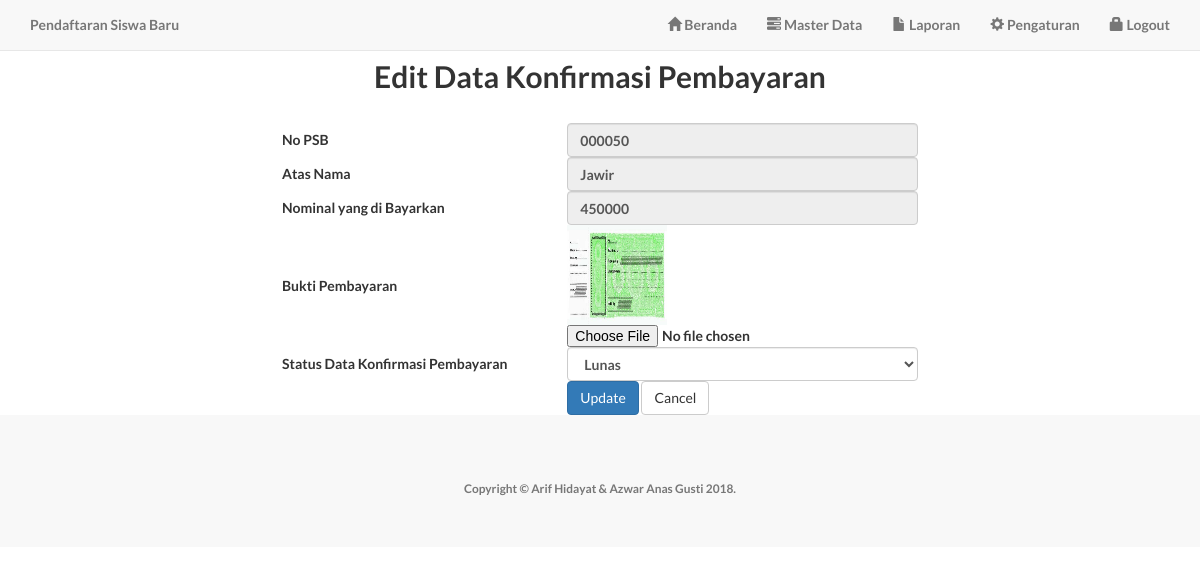
Screenshot of /admin/editpembayaran.php?no_psb=000050 (signed in) with the database file from the repository.
### tables this page shows
CREATE TABLE `pembayaran` (
  `idpembayaran` int(11) NOT NULL,
  `no_psb` varchar(10) DEFAULT NULL,
  `atas_nama` varchar(30) DEFAULT NULL,
  `tgl_bayar` date DEFAULT NULL,
  `nominal` varchar(20) DEFAULT NULL,
  `bukti_pembayaran` varchar(200) DEFAULT NULL,
  `status` int(1) DEFAULT NULL,
  `idadmin` int(11) DEFAULT NULL
);

### admin/editpembayaran.php (the view, shortened to what this page needs)
<?php include 'header.php'; ?>
<?php
$tampil="SELECT * FROM pembayaran WHERE no_psb='".$_GET['no_psb']."'";
$qry=mysql_query($tampil)or die("gagal".mysql_error());
$row=mysql_fetch_array($qry);
$a=$row['no_psb'];
$b=$row['atas_nama'];
$c=$row['nominal'];
$d=$row['bukti_pembayaran'];
$e=$row['status'];
?>
   <form id="form1" name="form1" method="post" action="updatepembayaran.php?no_psb=<?=$a;?>" enctype="multipart/form-data">
   <br><br><h2 align="center">Edit Data Konfirmasi Pembayaran</h2>
   <table width="53%" border="0" align="center">
   <tr><td colspan="7" align="center"><h2 style="font:Tahoma, Geneva, sans-serif; color: #30F;"></h2></td></tr>
    <tr><td>No PSB</td>
    <td><input type="text" name="no_psb" id="no_psb" value="<?php echo $a; ?>" class="form-control" readonly/></td>
    </tr>
    <tr><td>Atas Nama</td>
    <td><input type="text" name="atas_nama" id="atas_nama" value="<?php echo $b;?>" class="form-control" readonly/></td>
    </tr>
<tr>
<td>Nominal yang di Bayarkan</td>
<td><input type="text" name="nominal" id="nominal" onchange="rupiah()" value="<?php echo $c;?>" class="form-control" readonly/></td>
</tr>
   <tr>
<td>Bukti Pembayaran</td>
<td colspan="2"><a href="../assets/img/pembayaran/<?php echo $d; ?>" class "perbesar"><img src='../assets/img/pembayaran/<?php echo $d; ?>' width='100' height='100'></a>
<input type="file" name="bukti"></td></tr>
<tr><td>Status Data Konfirmasi Pembayaran</td>
      <td><select name="status" id="status" class="form-control">
        <option value="1" <?php if (!(strcmp(1, $e))) {echo "selected=\"selected\"";} ?>>Lunas</option>
</select></td>
    </tr>
<tr><td height="23">&nbsp;</td>
<td><input type="hidden" name="update" value="">
<button type="submit" class="btn btn-primary">Update</button>
<a href="datapembayaran.php" class="btn btn-default">Cancel</a></td></tr>
</table>
</form>
<?php include 'footer.php'; ?>

### assets/css/landing-page.css (style rules this page uses)
body, html { width: 100%; height: 100%; }
body, h1, h2, h3, h4, h5, h6 { font-family: "Lato","Helvetica Neue",Helvetica,Arial,sans-serif; font-weight: 700; }

### rows the page displays
pembayaran: no_psb "000050", atas_nama "Jawir", nominal "450000", bukti_pembayaran (picture), status "Lunas"
